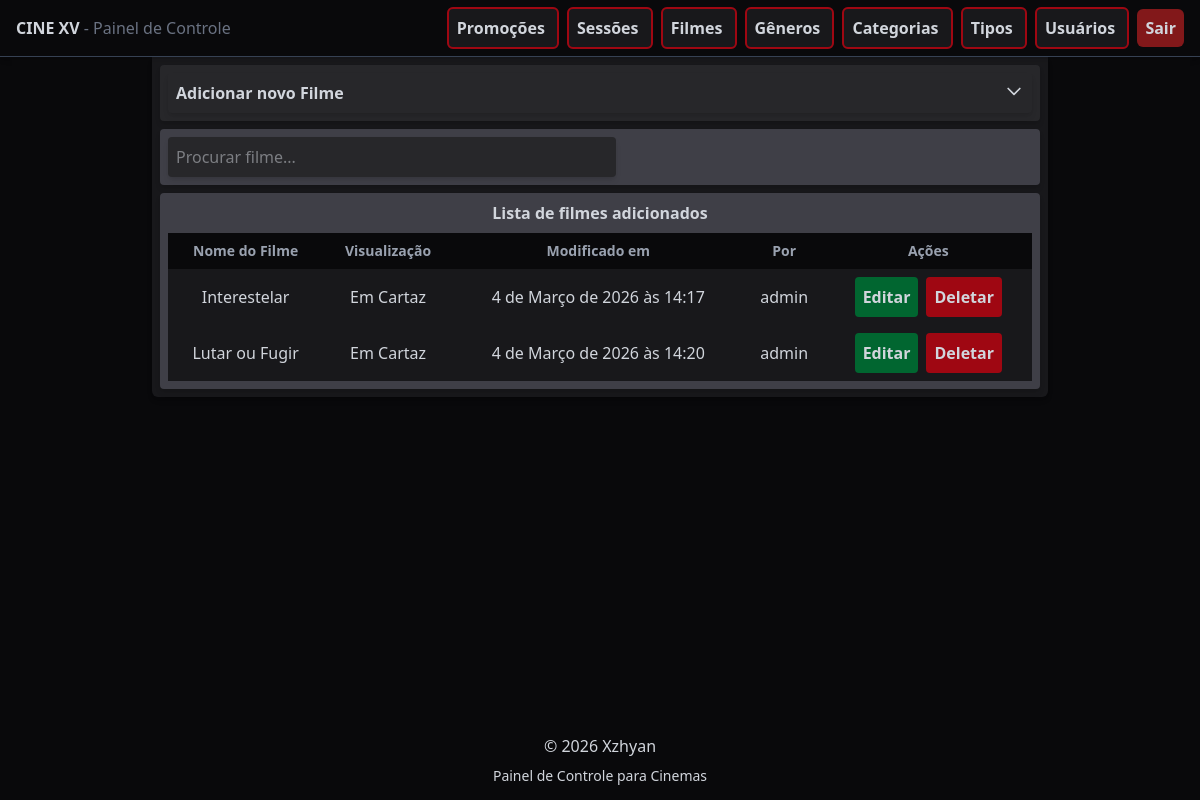
Page /films/ (signed in) on the earlier database version.
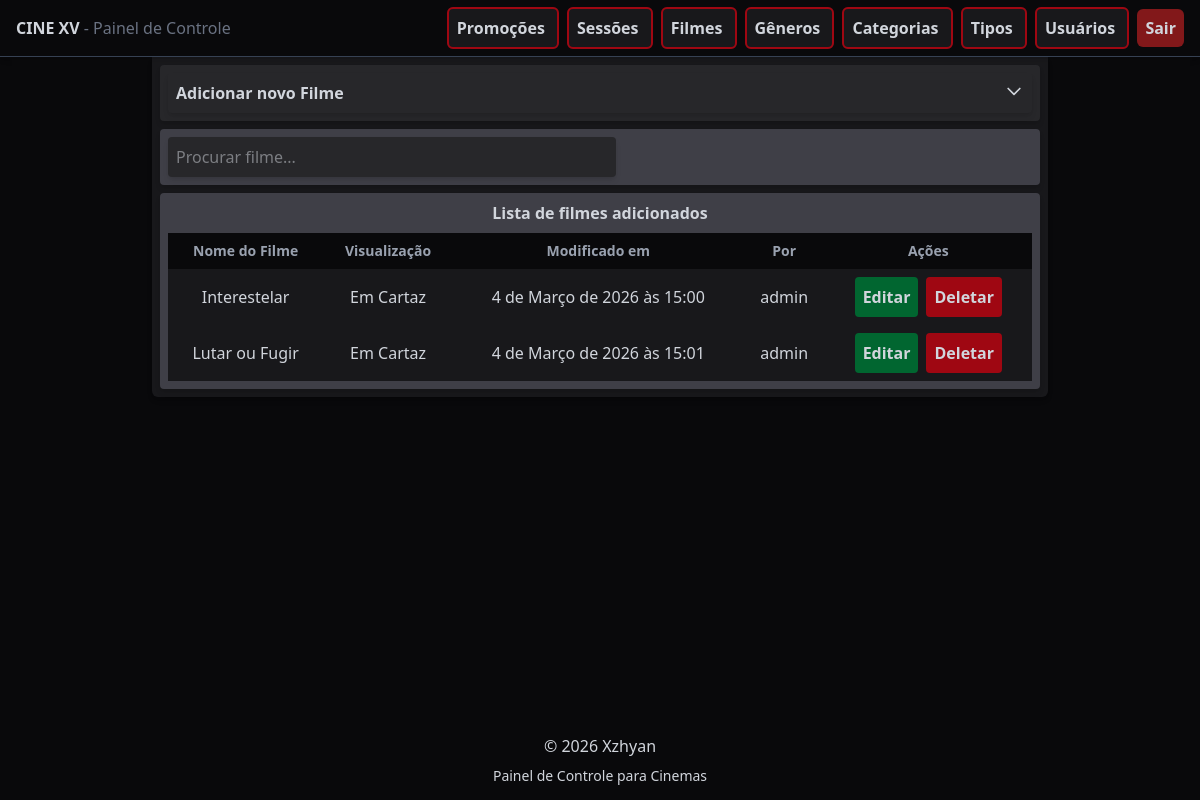
Same page on the later database version.
### api/models.py (models this page shows, shortened)
class FilmCard(models.Model):
    DISPLAY_CHOICES = [
        ('on_display', "Em Cartaz"),
        ('shortly', "Em Breve")
    ]
    AGE_CHOICES = [
        ('livre', "Livre"),
        ('10', "10 Anos"),
        ('12', "12 Anos"),
        ('14', "14 Anos"),
        ('16', "16 Anos"),
        ('18', "18 Anos")
    ]
    name = models.CharField(max_length=200, unique=True)
    film_genre = models.ManyToManyField(FilmGenre, related_name='films')
    description = models.TextField()
    duration = models.PositiveIntegerField()
    director = models.CharField(max_length=200)
    movie_cast = models.TextField()
    age_rating = models.CharField(choices=AGE_CHOICES, default='livre')
    display = models.CharField(choices=DISPLAY_CHOICES, default='on_display')
    on_carousel = models.BooleanField(default=False)
    thumb_image = models.FileField(upload_to='thumbs/')
    banner_image = models.FileField(upload_to='banners/')
    modified_by = models.ForeignKey(User, on_delete=models.SET_NULL, null=True, related_name='mod_films')
    modified_at = models.DateTimeField(auto_now_add=True)

### control/models.py (models this page shows, shortened)
class CustomUser(AbstractBaseUser, PermissionsMixin):
    username = models.CharField(max_length=200, unique=True)
    is_active = models.BooleanField(default=False)
    is_admin = models.BooleanField(default=False)
    objects = CustomUserManager()
    USERNAME_FIELD = 'username'
    REQUIRED_FIELDS = []
    def __str__(self):
        return self.username

### control/views.py (the view, shortened to what this page needs)
# urls.py: path('films/', views.films),
@login_required(login_url='user-login')
def films(request):
    form = AddFilmCardForm()
    films = FilmCard.objects.all()
    context = {
        'form': form,
        'films': films
    }
    return render(request, 'film/films.html', context)

### api/models.py (called while the page is built)
    def __str__(self):
        return self.name

### control/templates/film/films.html (shortened to what this page needs)
{% extends 'base.html' %}
{% block content %}
<div class="w-4xl bg-zinc-900 mx-auto p-2 rounded-b-md space-y-2 shadow-md">
    <div class="bg-zinc-800 flex flex-col gap-2 text-center items-center rounded-sm p-2 shadow-md">
        <button onclick="toggleAccordion('form_div')" class="w-full flex justify-between hover:bg-zinc-700 cursor-pointer p-2 rounded-sm shadow-md">
            <span>
                <h1 class="font-semibold">Adicionar novo Filme</h1>
            </span>
            <svg id="icon-form_div" fill="none" stroke="currentColor" viewBox="0 0 24 24"
                class="w-5 h-5 transition-transform duration-300 transform"
            >
                <path stroke-linecap="round" stroke-linejoin="round" stroke-width="2" d="M19 9l-7 7-7-7"/>
            </svg>
        </button>
    </div>
    <div id="list_div">
        <div class="bg-zinc-700 flex flex-col gap-2 text-center rounded-sm p-2 shadow-md">
            <input id="search-files" type="search" placeholder="Procurar filme..." class="w-full max-w-md bg-zinc-800 hover:bg-zinc-600 transition rounded-sm p-2 shadow-md">
        </div>
        <div class="bg-zinc-700 flex flex-col mt-2 gap-2 text-center items-center rounded-sm p-2 shadow-md">
            <h1 class="font-semibold">Lista de filmes adicionados</h1>
            <table class="w-full text-center">
                <thead>
                    <tr class="bg-zinc-950 font-semibold text-sm text-gray-400">
                        <th class="p-1">Nome do Filme</th>
                        <th class="p-2">Visualização</th>
                        <th class="p-2">Modificado em</th>
                        <th class="p-2">Por</th>
                        <th class="p-2">Ações</th>
                    </tr>
                </thead>
                <tbody>
                    {% for film in films %}
                    <tr class="bg-zinc-900 hover:bg-zinc-800 transition cursor-pointer">
                        <td class="p-2">{{ film.name }}</td>
                        <td class="p-2">{{ film.get_display_display  }}</td>
                        <td class="p-2">{{ film.modified_at }}</td>
                        <td class="p-2">{{ film.modified_by }}</td>
                        <td class="p-2 flex flex-row justify-center items-center gap-2">
                            <a href="{% url 'film-edit' film.id %}" class="bg-green-800 hover:bg-green-600 p-2 rounded-sm cursor-pointer transition font-semibold">
                                Editar
                            </a>
                            <form method="POST">
                                <button name="form_type" value="delete_form" class="bg-red-800 hover:bg-red-600 p-2 rounded-sm cursor-pointer transition font-semibold">
                                    Deletar
                                </button>
                            </form>
                        </td>
                    </tr>
                    {% endfor %}
                </tbody>
            </table>
        </div>
    </div>
</div>
{% endblock %}

Differences in the rows shown:
changed FilmCard "Interestelar": modified_at "4 de Março de 2026 às 14:17" → "4 de Março de 2026 às 15:00"
changed FilmCard "Lutar ou Fugir": modified_at "4 de Março de 2026 às 14:20" → "4 de Março de 2026 às 15:01"
